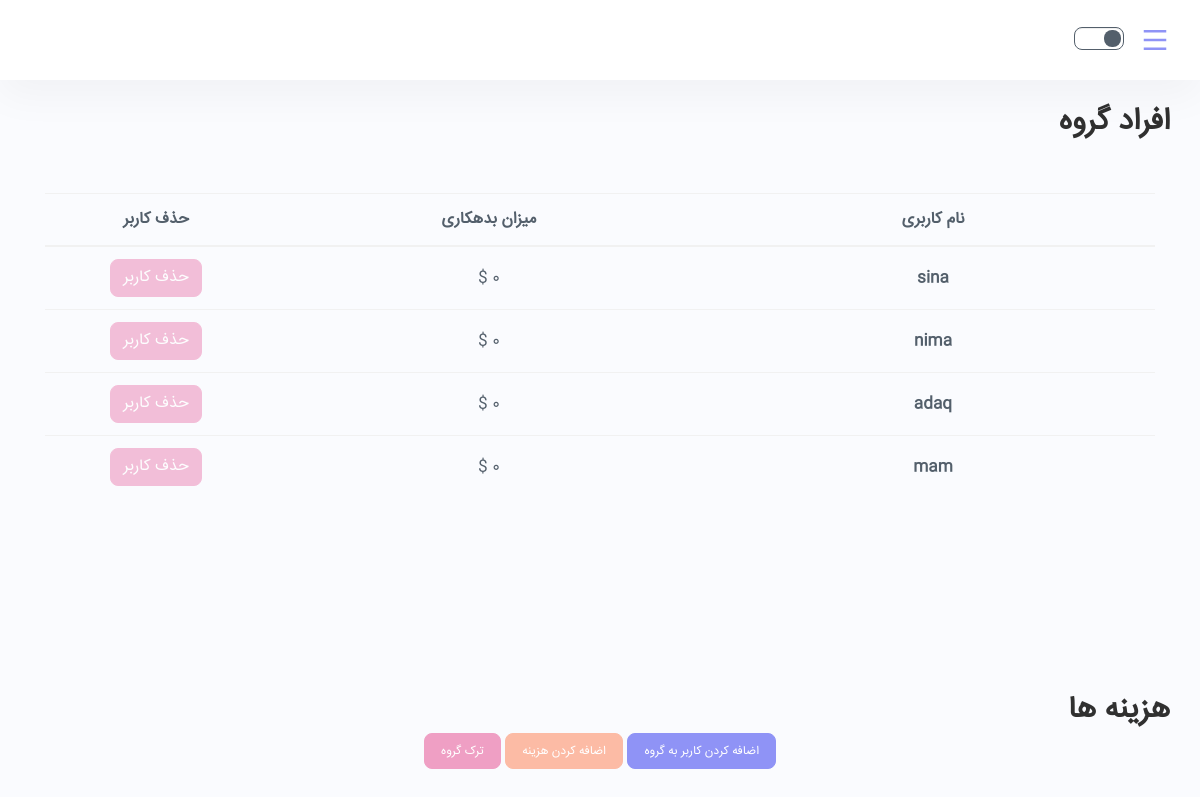
/groups/YWCD0FXUHW/, run on the app's committed database.
### DongLand/models.py (models this page shows)
class User(AbstractUser):
    phone_number = models.CharField(max_length=100)
    address = models.CharField(max_length=200)

### DongLand/views.py (the view)
# urls.py: path('groups/<group_name>/', views.group_details, name='group_details'),
def group_details(request, group_name):
    group = Bunch.objects.get(token_str=group_name)
    group_users = list(group.users.all())
    context = {"group_users": group_users,
               "group": group,
               "token": group_name}
    return render(request, "group_details.html", context)

### templates/group_details.html (shortened to what this page needs)
{% extends "user_base.html" %}
{% load static %}
{% block content %}
    <div>
        <h2>
            افراد گروه
        </h2>
    </div>
    <div class="container py-5 h-100">
        <table class="table">
            <thead>
            <tr>
                <th scope="col" class="text-center" style="width: 40%">نام کاربری</th>
                <th scope="col" class="text-center" style="width: 40%">میزان بدهکاری</th>
                <th scope="col" class="text-center" style="width: 20%">حذف کاربر</th>
            </tr>
            </thead>
            <tbody>
            {% for user in group_users %}
                <tr>
                    <th scope="row" class="text-center">{{ user.username }}</th>
                    <td class="text-center">0 $</td>
                    <td class="text-center">
                        <a class="btn btn-danger text-center disabled">حذف کاربر</a>
                    </td>
                </tr>
            {% endfor %}
            </tbody>
        </table>
    </div>
    <div>
        <h2>
            هزینه ها
        </h2>
    </div>
    <div class="input-group justify-content-center">
        <div class="input-group-btn">
            <a type="button" class="btn btn-primary btn-lg" href="{% url 'add_users' group.token_str %}">اضافه کردن
                کاربر به گروه</a>
            <a type="button" class="btn btn-info btn-lg" href="{% url 'select_pay_method' token %}">اضافه کردن هزینه</a>
            <a type="button" class="btn btn-danger btn-lg" href="{% url 'remove_group' token %}">ترک گروه</a>
        </div>
    </div>
{% endblock %}

### data on the page
User: username "sina"
User: username "nima"
User: username "adaq"
User: username "mam"
